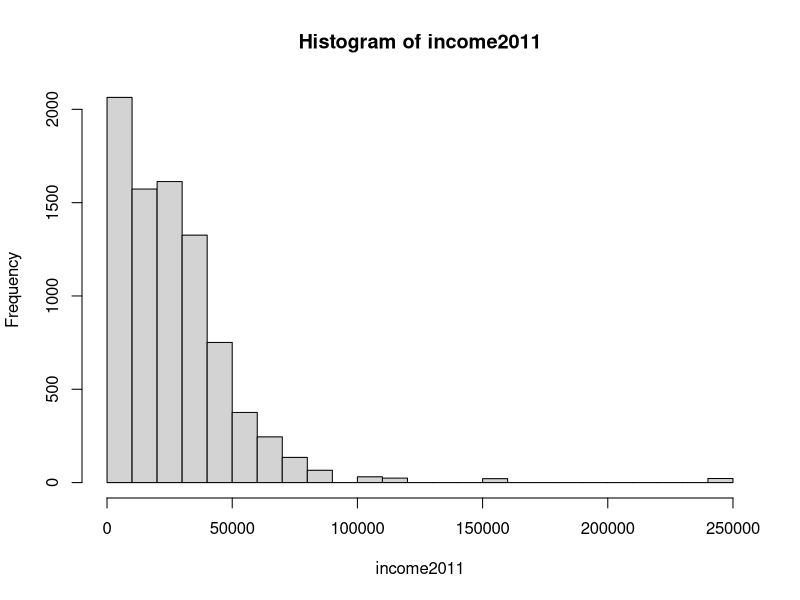
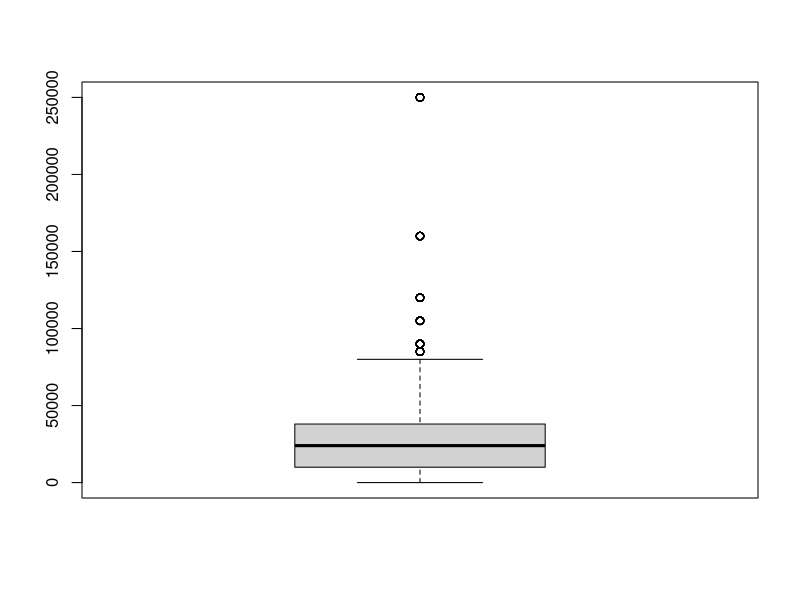

The R source for these figures, in order:
#this Explores statistics soncepts
els2002 <- read.csv(file = 'ELS2002-2012.csv',header = TRUE,sep = ',')
income2011 <- els2002$income2011
mean(income2011)
median(income2011)
hist(income2011,breaks = 20)
summary(income2011)
boxplot(income2011)
sd(income2011)

z.test = function(a, mu, sigma){
  z.score = (mean(a) - mu) / (sigma.income / sqrt(length(a)))
  return(z.score)
} #creates a function (“z.test”) that will return the z-score

sample.income = sample(income2011, size=20, replace=FALSE, prob=NULL)#creates a sample of size 20 from income2011, without replacement, and
mu.income = mean(income2011) #specifies that “mu.income” is the mean of income2011
sigma.income = sqrt(sum((income2011-mean(income2011))^2)/length(income2011))
#treats income2011 as a population and specifies that “stdv.income” is equal to σ
z.test(sample.income, mu.income, sigma.income) #calculates the z-statistic for sample.income

ci.lower = function(a, sigma){
  lower.bound = mean(a) - 1.96*(sigma/sqrt(length(a)))
  return(lower.bound)
}

ci.upper = function(a, sigma){
  upper.bound = mean(a) + 1.96*(sigma/sqrt(length(a)))
  return(upper.bound)
}

ci.lower(sample.income, sigma.income)
ci.upper(sample.income, sigma.income)